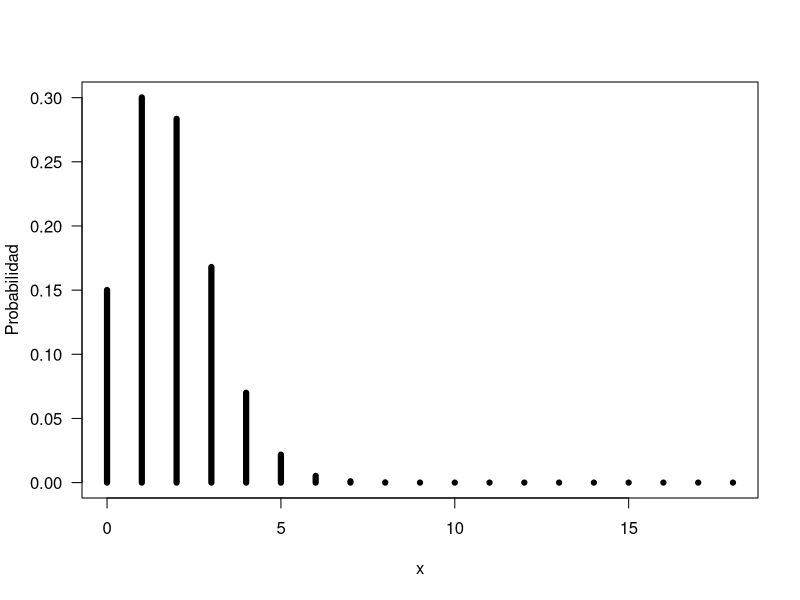

This figure's R source:
## ---- chunk 1
dbinom(x=2, size=18, prob=0.10)
## ---- chunk 2
sum(dbinom(x=4:18, size=18, prob=0.10))
## ---- chunk 3
pbinom(q=3, size=18, prob=0.10)
## ---- chunk 4
x <- 0:18  # Soporte (dominio) de la variable
Probabilidad <- dbinom(x=x, size=18, prob=0.1)
plot(x=x, y=Probabilidad, 
     type='h', las=1, lwd=6)
## ---- chunk 5
m <- rbinom(n=100, size=18, prob=0.1)
m  # Para ver lo que hay dentro de m1
prop.table(table(m))  # Tabla de frecuencia relativa
## ---- chunk 6
dgeom(x=124, prob=0.01)
## ---- chunk 7
pgeom(q=50, prob=0.01)
## ---- chunk 8
qgeom(p=0.4, prob=0.01)
